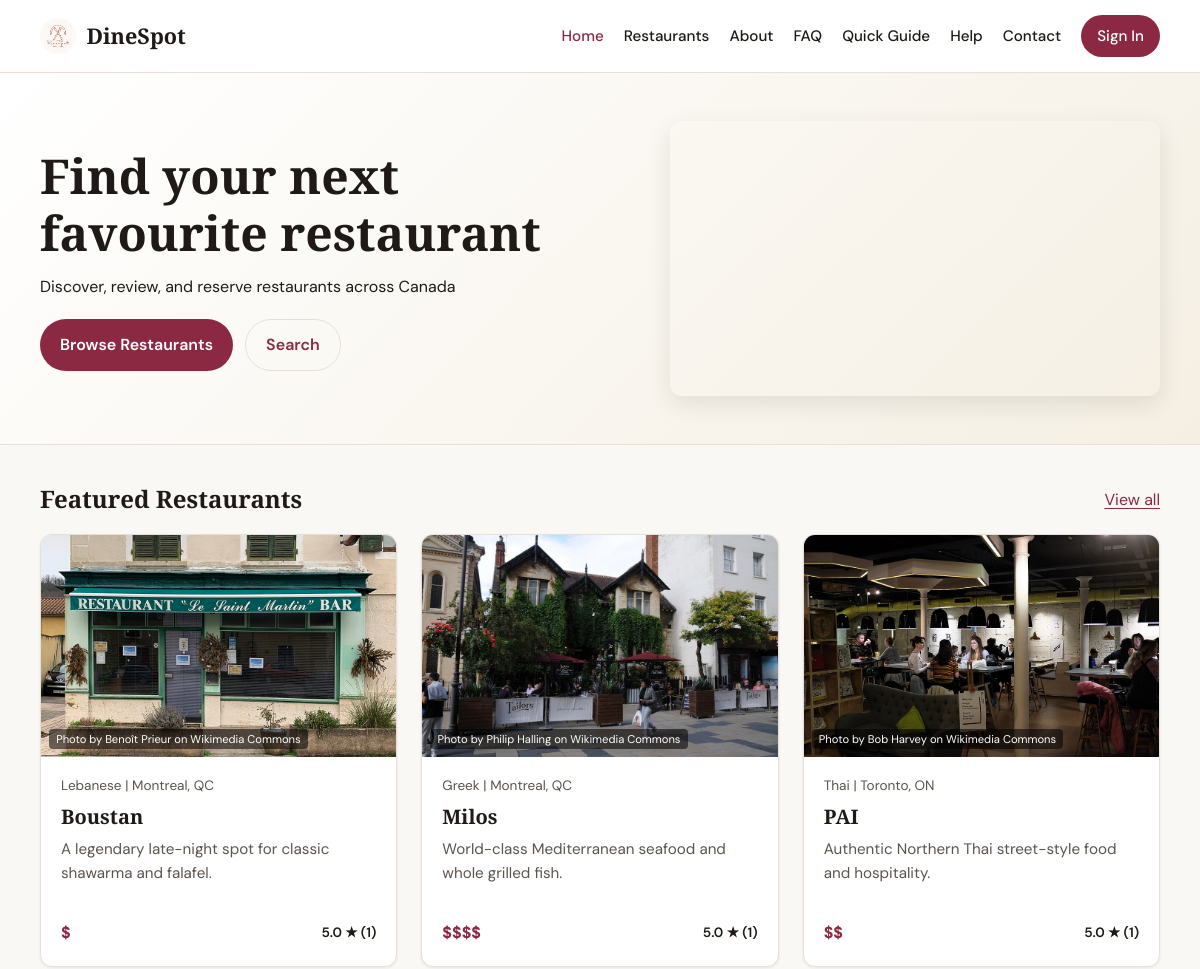
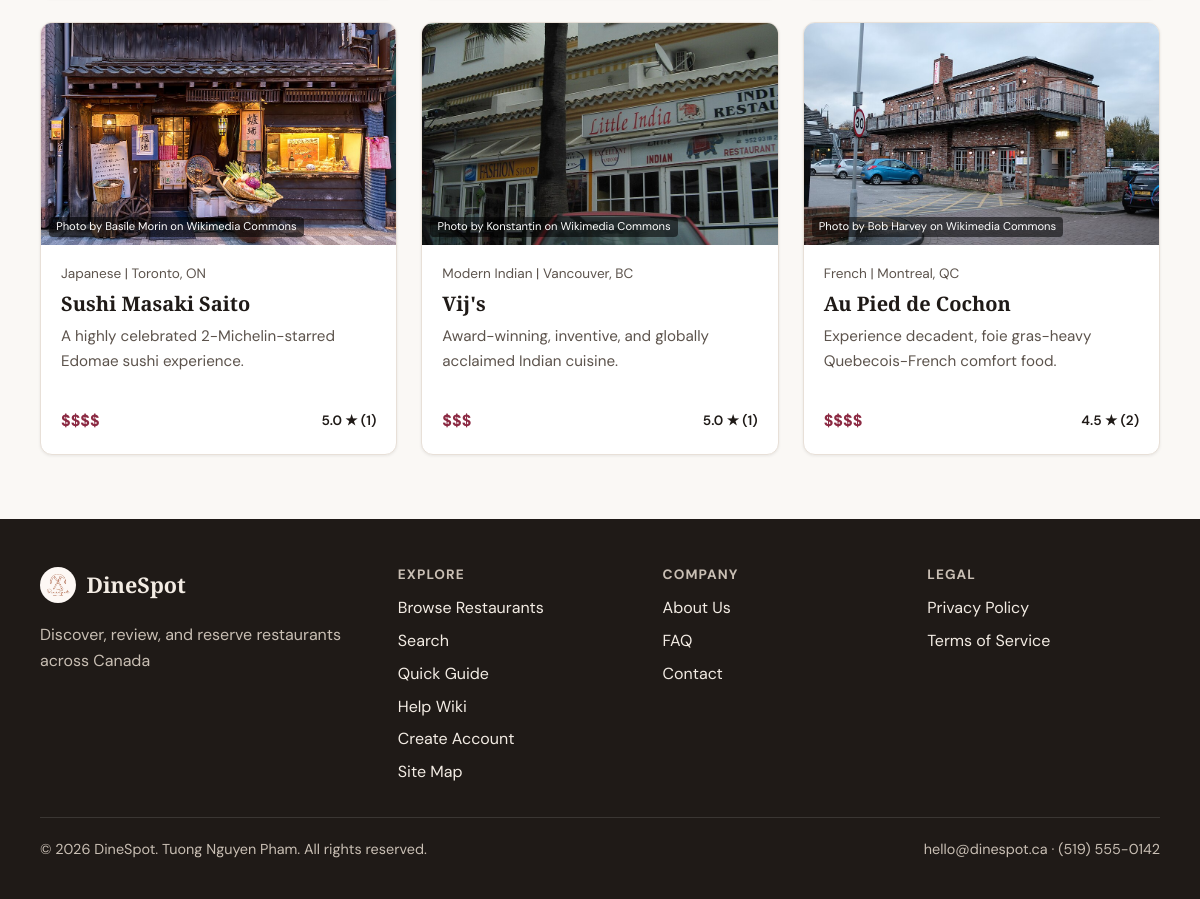
The page / on the database its author committed (2 pictures, top to bottom).
### tables this page shows
CREATE TABLE restaurants (
    id INT AUTO_INCREMENT PRIMARY KEY,
    name VARCHAR(150) NOT NULL,
    cuisine VARCHAR(80) NOT NULL,
    city VARCHAR(80) NOT NULL,
    province VARCHAR(10) NOT NULL,
    description TEXT NOT NULL,
    address VARCHAR(255) NULL,
    image_path VARCHAR(255) NULL,
    latitude DECIMAL(10, 7) NULL,
    longitude DECIMAL(10, 7) NULL,
    price_range TINYINT NOT NULL DEFAULT 2,
    is_active TINYINT(1) NOT NULL DEFAULT 1,
    image_credit VARCHAR(255) NULL,
    created_at TIMESTAMP NOT NULL DEFAULT CURRENT_TIMESTAMP,
    CONSTRAINT chk_restaurants_price_range CHECK (price_range BETWEEN 1 AND 4)
);

### includes/functions.php (called while the page is built, shortened)
<?php
function asset_prefix(): string
{
    return $GLOBALS['assetPrefix'] ?? '';
}
function client_path(string $path): string
{
    $path = ltrim(str_replace('\\', '/', $path), '/');
    return asset_prefix() . 'client/' . $path;
}
function help_path(string $path = 'index.php'): string
{
    $path = ltrim(str_replace('\\', '/', $path), '/');
    return asset_prefix() . 'help/' . $path;
}
function get_context_help_page(): string
{
    $script = current_script_path();
    return 'index.php';
}
function context_help_path(): string
{
    return help_path(get_context_help_page());
}
function e(string $value): string
{
    return htmlspecialchars($value, ENT_QUOTES, 'UTF-8');
}
function current_script_path(): string
{
    return str_replace('\\', '/', $_SERVER['PHP_SELF'] ?? '');
}
function is_active_page(string $page): bool
{
    $script = current_script_path();
    $page = str_replace('\\', '/', $page);
    if ($page === 'restaurants') {
        return str_contains($script, '/restaurants/');
    }
    if ($page === 'help') {
        return str_contains($script, '/help/');
    }
    if ($page === 'index.php') {
        return str_ends_with($script, '/index.php') && !str_contains($script, '/restaurants/');
    }
    return basename($script) === $page;
}
function get_available_themes(): array
{
    return [
        'classic' => [
            'label' => 'Classic',
            'description' => 'Burgundy and gold palette with a warm, upscale feel.',
            'primary' => '#8b2942',
            'accent' => '#c9a962',
            'background' => '#faf8f5',
        ],
        'refresh' => [
            'label' => 'Refresh',
            'description' => 'Teal and coral palette with a fresh coastal mood.',
            'primary' => '#0d5c63',
            'accent' => '#f4a261',
            'background' => '#f0f7f7',
        ],
        'forest' => [
            'label' => 'Forest',
            'description' => 'Emerald and amber palette with a natural, earthy feel.',
            'primary' => '#2d6a4f',
            'accent' => '#e9c46a',
            'background' => '#f4f7f4',
        ],
    ];
}
function get_site_setting(string $key, ?string $default = null): ?string
{
    static $cache = [];
    if (array_key_exists($key, $cache)) {
        return $cache[$key];
    }
    try {
        require_once __DIR__ . '/db.php';
        $stmt = db()->prepare('SELECT setting_value FROM site_settings WHERE setting_key = :key');
        $stmt->execute(['key' => $key]);
        $value = $stmt->fetchColumn();
        $cache[$key] = $value !== false ? (string) $value : $default;
        return $cache[$key];
    } catch (Throwable $e) {
        return $default;
    }
}
function get_site_theme(): string
{
    $themes = array_keys(get_available_themes());
    $siteTheme = get_site_setting('active_theme', 'classic');
    if (in_array($siteTheme, $themes, true)) {
        return $siteTheme;
    }
    return 'classic';
}
function get_active_theme(): string
{
    return get_site_theme();
}
function theme_stylesheet(): string
{
    return 'theme-' . get_active_theme() . '.css';
}
function price_range_label(int $range): string
{
    return str_repeat('$', max(1, min(4, $range)));
}
function restaurant_image_url(array $restaurant, string $prefix = ''): string
{
    return $prefix . ($restaurant['image_path'] ?? 'assets/images/DineSpot-logo.jpg');
}
function get_featured_restaurants(int $limit = 6): array
{
    require_once __DIR__ . '/db.php';
    $stmt = db()->prepare(
        'SELECT r.*, COALESCE(AVG(rv.rating), 0) AS avg_rating, COUNT(rv.id) AS review_count
         FROM restaurants r
         LEFT JOIN reviews rv ON rv.restaurant_id = r.id
         WHERE r.is_active = 1
         GROUP BY r.id
         ORDER BY avg_rating DESC, r.name ASC
         LIMIT :limit'
    );
    $stmt->bindValue(':limit', $limit, PDO::PARAM_INT);
    $stmt->execute();
    return $stmt->fetchAll();
}
function youtube_embed_url(string $url): string
{
    if (preg_match('/(?:youtube\.com\/watch\?v=|youtu\.be\/)([A-Za-z0-9_-]+)/', $url, $matches)) {
        return 'https://www.youtube.com/embed/' . $matches[1];
    }
    return $url;
}
function format_rating(float $rating): string
{
    return number_format($rating, 1);
}

### includes/db.php (called while the page is built, shortened)
<?php
function db(): PDO
{
    static $pdo = null;
    if ($pdo instanceof PDO) {
        return $pdo;
    }
    $dsn = sprintf(
        'mysql:host=%s;port=%s;dbname=%s;charset=%s',
        DB_HOST,
        DB_PORT,
        DB_NAME,
        DB_CHARSET
    );
    $pdo = new PDO($dsn, DB_USER, DB_PASS, [
        PDO::ATTR_ERRMODE => PDO::ERRMODE_EXCEPTION,
        PDO::ATTR_DEFAULT_FETCH_MODE => PDO::FETCH_ASSOC,
        PDO::ATTR_EMULATE_PREPARES => false,
    ]);
    return $pdo;
}

### includes/auth.php (called while the page is built, shortened)
<?php
    require_once __DIR__ . '/db.php';
    function current_user_id(): ?int {
        return isset($_SESSION['user_id']) ? (int) $_SESSION['user_id'] : null;
    }
    function is_logged_in(): bool {
        return current_user_id() !== null;
    }
    function is_admin(): bool {
        return isset($_SESSION['role']) && $_SESSION['role'] === 'admin';
    }
    function is_client(): bool {
        return is_logged_in() && current_user_role() === 'client';
    }

### includes/partials/restaurant-card.php (the view)
<?php
$viewUrl = ($assetPrefix ?? '') . 'restaurants/view.php?id=' . (int) $restaurant['id'];
?>
<article class="restaurant-card">
    <a class="restaurant-card-image" href="<?= e($viewUrl) ?>">
        <img
            src="<?= e(restaurant_image_url($restaurant, $assetPrefix ?? '')) ?>"
            alt="<?= e($restaurant['name']) ?>"
            <?php if (!empty($restaurant['image_credit']) && str_contains($restaurant['image_credit'], ' on ')): ?>
                title="<?= e($restaurant['name']) ?> - Photo by <?= e($restaurant['image_credit']) ?>"
            <?php elseif (!empty($restaurant['image_credit']) && !str_contains($restaurant['image_credit'], ' on ')): ?>
                title="<?= e($restaurant['name']) ?> - Photo source: <?= e($restaurant['image_credit']) ?>"
            <?php else: ?>
                title="<?= e($restaurant['name']) ?>"
            <?php endif; ?>
            loading="lazy"
        >
        <?php if (!empty($restaurant['image_credit']) && str_contains($restaurant['image_credit'], ' on ')): ?>
            <span class="image-credit">Photo by <?= e($restaurant['image_credit']) ?></span>
        <?php elseif (!empty($restaurant['image_credit']) && !str_contains($restaurant['image_credit'], ' on ')): ?>
            <span class="image-credit">Photo source: <?= e($restaurant['image_credit']) ?></span>
        <?php endif; ?>
    </a>
    <div class="restaurant-card-body">
        <p class="restaurant-card-meta">
            <span><?= e($restaurant['cuisine']) ?> | <?= e($restaurant['city']) ?>, <?= e($restaurant['province']) ?></span>
        </p>
        <h2><a href="<?= e($viewUrl) ?>"><?= e($restaurant['name']) ?></a></h2>
        <p class="restaurant-card-desc"><?= e($restaurant['description']) ?></p>
        <div class="restaurant-card-footer">
            <span class="price-range"><?= e(price_range_label((int) $restaurant['price_range'])) ?></span>
            <?php if ((int) $restaurant['review_count'] > 0): ?>
                <span class="rating-badge"><?= e(format_rating((float) $restaurant['avg_rating'])) ?> ★ (<?= (int) $restaurant['review_count'] ?>)</span>
            <?php else: ?>
                <span class="rating-badge rating-badge-muted">No reviews yet</span>
            <?php endif; ?>
        </div>
    </div>
</article>

### includes/header.php (shortened to what this page needs)
<?php
require_once __DIR__ . '/auth.php';
require_once __DIR__ . '/functions.php';
$bodyClass = $bodyClass ?? '';
$assetPrefix = $assetPrefix ?? ($GLOBALS['assetPrefix'] ?? '');
?>
<!DOCTYPE html>
<html lang="en">
<head>
    <link rel="stylesheet" href="<?= e($assetPrefix ?? '') ?>assets/css/style.css">
    <link rel="stylesheet" href="<?= e($assetPrefix ?? '') ?>assets/css/<?= e(theme_stylesheet()) ?>">
</head>
<body class="<?= e($bodyClass) ?> theme-<?= e(get_active_theme()) ?>">
    <header class="site-header">
        <div class="container header-inner">
            <a class="logo" href="<?= e($assetPrefix ?? '') ?>index.php">
                <img class="logo-mark" src="<?= e($assetPrefix ?? '') ?>assets/images/DineSpot-logo.jpg" alt="DineSpot Logo">
                <span class="logo-text"><?= e(SITE_NAME) ?></span>
            </a>
            <nav id="primary-nav" class="primary-nav" aria-label="Main navigation">
                <a href="<?= e($assetPrefix ?? '') ?>index.php"<?= is_active_page('index.php') ? ' aria-current="page"' : '' ?>>Home</a>
                <a href="<?= e($assetPrefix ?? '') ?>restaurants/index.php"<?= is_active_page('restaurants') ? ' aria-current="page"' : '' ?>>Restaurants</a>
                <a href="<?= e($assetPrefix ?? '') ?>about.php"<?= is_active_page('about.php') ? ' aria-current="page"' : '' ?>>About</a>
                <a href="<?= e($assetPrefix ?? '') ?>faq.php"<?= is_active_page('faq.php') ? ' aria-current="page"' : '' ?>>FAQ</a>
                <a href="<?= e($assetPrefix ?? '') ?>guide.php"<?= is_active_page('guide.php') ? ' aria-current="page"' : '' ?>>Quick Guide</a>
                <a href="<?= e(context_help_path()) ?>"<?= is_active_page('help') ? ' aria-current="page"' : '' ?>>Help</a>
                <a href="<?= e($assetPrefix ?? '') ?>contact.php"<?= is_active_page('contact.php') ? ' aria-current="page"' : '' ?>>Contact</a>
                <?php if (is_client()): ?>
                    <a class="nav-cta nav-cta-outline nav-cta-profile" href="<?= e(client_path('profile.php')) ?>">
                        <span class="material-symbols-outlined" aria-hidden="true">account_circle</span> Profile
                    </a>
                    <a class="nav-cta" href="<?= e(client_path('logout.php')) ?>">
                        <span class="material-symbols-outlined" aria-hidden="true">logout</span>
                        Logout
                    </a>
                <?php else: ?>
                    <a class="nav-cta" href="<?= e(client_path('login.php')) ?>">Sign In</a>
                <?php endif; ?>
            </nav>
        </div>
    </header>
    <main id="main-content">

### index.php (shortened to what this page needs)
<?php
require_once __DIR__ . '/includes/functions.php';
require_once __DIR__ . '/includes/db.php';
$bodyClass = 'page-home';
$featured = [];
$dbError = null;
try {
    if (database_is_ready()) {
        $featured = get_featured_restaurants(6);
    }
} catch (Throwable $e) {
    $dbError = 'Unable to load restaurants. Please check your database connection.';
}
$videoUrl = 'https://youtu.be/g4hiF5axjPc?si=lyX6YaIEcgZfqCEp';
require_once __DIR__ . '/includes/header.php';
?>
<section class="home-hero">
    <div class="container home-hero-grid">
        <div>
            <h1>Find your next favourite restaurant</h1>
            <p class="lead"><?= e(SITE_TAGLINE) ?></p>
            <div class="hero-actions">
                <a class="btn btn-primary" href="restaurants/index.php">Browse Restaurants</a>
                <a class="btn btn-secondary" href="restaurants/search.php">Search</a>
            </div>
        </div>
        <?php if ($videoUrl !== ''): ?>
            <div class="hero-video">
                <iframe
                    src="<?= e(youtube_embed_url($videoUrl)) ?>"
                    title="DineSpot introduction video"
                    allow="accelerometer; autoplay; clipboard-write; encrypted-media; gyroscope; picture-in-picture"
                    allowfullscreen
                ></iframe>
            </div>
        <?php endif; ?>
    </div>
</section>
<section class="page-content">
    <div class="container">
        <?php if ($dbError): ?>
            <div class="alert alert-error" role="alert"><?= e($dbError) ?></div>
        <?php elseif ($featured === []): ?>
            <div class="alert alert-error" role="alert">
                No restaurants found. Import <code>schema/schema_mysql.sql</code> into MySQL via XAMPP.
            </div>
        <?php else: ?>
            <div class="section-heading">
                <h2>Featured Restaurants</h2>
                <a href="restaurants/index.php">View all</a>
            </div>
            <div class="restaurant-grid">
                <?php foreach ($featured as $restaurant): ?>
                    <?php include __DIR__ . '/includes/partials/restaurant-card.php'; ?>
                <?php endforeach; ?>
            </div>
        <?php endif; ?>
    </div>
</section>
<?php require_once __DIR__ . '/includes/footer.php'; ?>

### includes/footer.php (shortened to what this page needs)
    </main>
    <footer class="site-footer">
        <div class="container footer-grid">
            <div class="footer-brand">
                <a class="logo" href="<?= e($assetPrefix ?? '') ?>index.php">
                    <img class="logo-mark" src="<?= e($assetPrefix ?? '') ?>assets/images/DineSpot-logo.jpg" alt="DineSpot Logo">
                    <span class="logo-text"><?= e(SITE_NAME) ?></span>
                </a>
                <p><?= e(SITE_TAGLINE) ?></p>
            </div>
            <div>
                <h2>Explore</h2>
                <ul class="footer-links">
                    <li><a href="<?= e($assetPrefix ?? '') ?>restaurants/index.php">Browse Restaurants</a></li>
                    <li><a href="<?= e($assetPrefix ?? '') ?>restaurants/search.php">Search</a></li>
                    <li><a href="<?= e($assetPrefix ?? '') ?>guide.php">Quick Guide</a></li>
                    <li><a href="<?= e(help_path()) ?>">Help Wiki</a></li>
                    <?php if (!is_logged_in()): ?>
                        <li><a href="<?= e(client_path('register.php')) ?>">Create Account</a></li>
                    <?php endif; ?>
                    <li><a href="<?= e($assetPrefix ?? '') ?>sitemap.php">Site Map</a></li>
                </ul>
            </div>
            <div>
                <h2>Company</h2>
                <ul class="footer-links">
                    <li><a href="<?= e($assetPrefix ?? '') ?>about.php">About Us</a></li>
                    <li><a href="<?= e($assetPrefix ?? '') ?>faq.php">FAQ</a></li>
                    <li><a href="<?= e($assetPrefix ?? '') ?>contact.php">Contact</a></li>
                </ul>
            </div>
            <div>
                <h2>Legal</h2>
                <ul class="footer-links">
                    <li><a href="<?= e($assetPrefix ?? '') ?>privacy.php">Privacy Policy</a></li>
                    <li><a href="<?= e($assetPrefix ?? '') ?>terms.php">Terms of Service</a></li>
                </ul>
            </div>
        </div>
        <div class="container footer-bottom">
            <p>&copy; <?= date('Y') ?> <?= e(SITE_NAME) ?>. Tuong Nguyen Pham. All rights reserved.</p>
            <p><?= e(SITE_EMAIL) ?> &middot; <?= e(SITE_PHONE) ?></p>
        </div>
    </footer>
</body>
</html>

### assets/css/theme-classic.css (style rules this page uses)
:root { --color-primary: #8b2942; --color-primary-dark: #6d1f33; --color-accent: #c9a962; --color-bg: #faf8f5; --color-surface: #ffffff; --color-text: #1f1a17; --color-muted: #5c534c; --color-border: #e8e0d8; --color-accent-soft: #f5efe3; --color-favourite: #fed988; --color-header-bg: rgba(255, 255, 255, 0.95); --color-hero-start: #ffffff; --color-hero-end: #f5efe3; --color-footer-bg: #1f1a17; --color-footer-text: #f3ece4; --color-footer-muted: #c9bfb4; --color-footer-border: rgba(255, 255, 255, 0.12); --color-success: #2d6a4f; --color-success-bg: #e8f5ef; --color-error: #9b2226; --color-error-bg: #fdecea; --color-focus-ring: rgba(139, 41, 66, 0.25); --shadow-sm: 0 1px 3px rgba(31, 26, 23, 0.08); --shadow-md: 0 8px 24px rgba(31, 26, 23, 0.1); }

### rows shown on the page
restaurants: image_path (picture), cuisine "Lebanese", city "Montreal", province "QC", name "Boustan", description "A legendary late-night spot for classic shawarma and falafel.", price_range "$", avg_rating "5.0", review_count "1"
restaurants: image_path (picture), cuisine "Greek", city "Montreal", province "QC", name "Milos", description "World-class Mediterranean seafood and whole grilled fish.", price_range "$$$$", avg_rating "5.0", review_count "1"
restaurants: image_path (picture), cuisine "Thai", city "Toronto", province "ON", name "PAI", description "Authentic Northern Thai street-style food and hospitality.", price_range "$$", avg_rating "5.0", review_count "1"
restaurants: image_path (picture), cuisine "Japanese", city "Toronto", province "ON", name "Sushi Masaki Saito", description "A highly celebrated 2-Michelin-starred Edomae sushi experience.", price_range "$$$$", avg_rating "5.0", review_count "1"
restaurants: image_path (picture), cuisine "Modern Indian", city "Vancouver", province "BC", name "Vij's", description "Award-winning, inventive, and globally acclaimed Indian cuisine.", price_range "$$$", avg_rating "5.0", review_count "1"
restaurants: image_path (picture), cuisine "French", city "Montreal", province "QC", name "Au Pied de Cochon", description "Experience decadent, foie gras-heavy Quebecois-French comfort food.", price_range "$$$$", avg_rating "4.5", review_count "2"

### other values the page prints
SITE_NAME "DineSpot"
SITE_TAGLINE "Discover, review, and reserve restaurants across Canada"
SITE_EMAIL "hello@dinespot.ca"
SITE_PHONE "(519) 555-0142"
